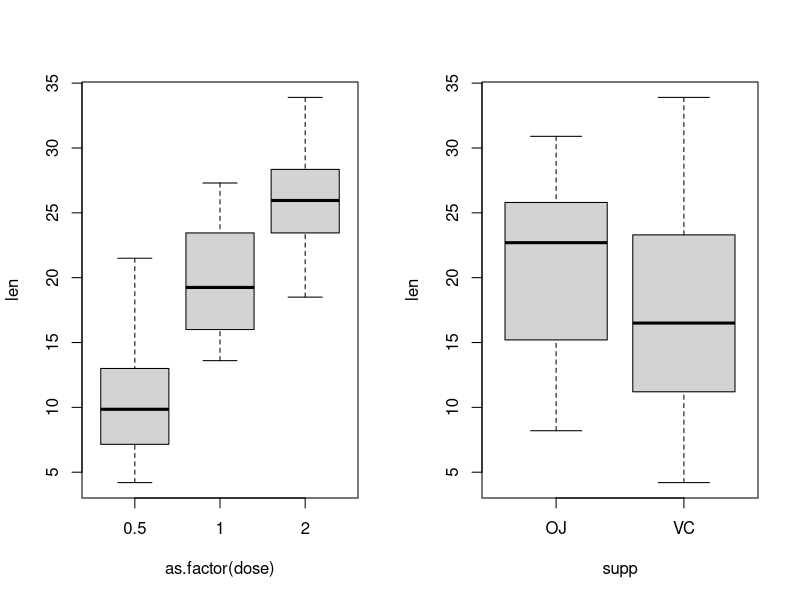
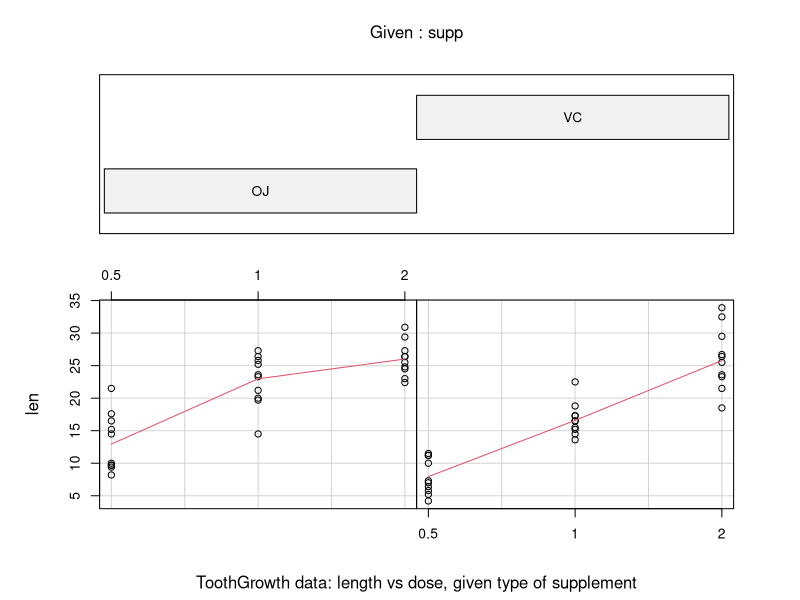

Write R code to recreate these figures, in order.
## ---- chunk 1
library("ggplot2")
knitr::opts_chunk$set(echo = TRUE)
## ---- chunk 2
data(ToothGrowth)           #Load data 
str(ToothGrowth)            #Structure of the data
head(ToothGrowth)           #Explore first rows of the data frame
unique(ToothGrowth$dose)    #Three different doses to administer 
levels(ToothGrowth$supp)    #Two different ways of dose administering
## ---- chunk 3
par(mfrow=c(1,2))
with(ToothGrowth, plot(len ~ as.factor(dose) + supp))
## ---- chunk 4
coplot(len ~ as.factor(dose) | supp, data = ToothGrowth, panel = panel.smooth, 
       xlab = "ToothGrowth data: length vs dose, given type of supplement")
## ---- chunk 5
t.test(ToothGrowth[which(ToothGrowth$dose==0.5),]$len, 
       ToothGrowth[which(ToothGrowth$dose==1),]$len)
## ---- chunk 6
t.test(ToothGrowth[which(ToothGrowth$dose==1),]$len, 
       ToothGrowth[which(ToothGrowth$dose==2),]$len)
## ---- chunk 7
t.test(ToothGrowth[which(ToothGrowth$dose==0.5),]$len, 
       ToothGrowth[which(ToothGrowth$dose==2),]$len)
